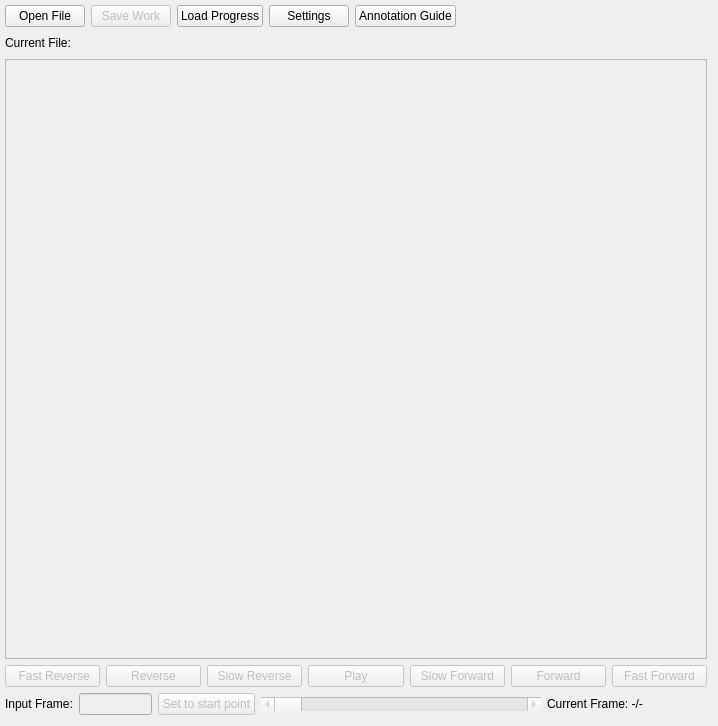
     <widget class="QWidget" name="LeftWidget" native="true">
      <property name="autoFillBackground">
       <bool>false</bool>
      </property>
      <layout class="QVBoxLayout" name="verticalLayout">
       <property name="leftMargin">
        <number>5</number>
       </property>
       <property name="topMargin">
        <number>5</number>
       </property>
       <item>
        <layout class="QHBoxLayout" name="horizontalLayout">
         <item>
          <widget class="QPushButton" name="openFileButton">
           <property name="text">
            <string>Open File</string>
           </property>
          </widget>
         </item>
         <item>
          <widget class="QPushButton" name="saveWorkButton">
           <property name="enabled">
            <bool>false</bool>
           </property>
           <property name="text">
            <string>Save Work</string>
           </property>
          </widget>
         </item>
         <item>
          <widget class="QPushButton" name="loadProgressButton">
           <property name="text">
            <string>Load Progress</string>
           </property>
          </widget>
         </item>
         <item>
          <widget class="QPushButton" name="settingsButton">
           <property name="text">
            <string>Settings</string>
           </property>
          </widget>
         </item>
         <item>
          <widget class="QPushButton" name="annotationGuideButton">
           <property name="text">
            <string>Annotation Guide</string>
           </property>
          </widget>
         </item>
         <item>
          <spacer name="horizontalSpacer">
           <property name="orientation">
            <enum>Qt::Horizontal</enum>
           </property>
           <property name="sizeHint" stdset="0">
            <size>
             <width>40</width>
             <height>20</height>
            </size>
           </property>
          </spacer>
         </item>
        </layout>
       </item>
       <item>
        <layout class="QHBoxLayout" name="horizontalLayout_7">
         <item>
          <widget class="QLabel" name="currentFileLabel">
           <property name="sizePolicy">
            <sizepolicy hsizetype="Preferred" vsizetype="Fixed">
             <horstretch>0</horstretch>
             <verstretch>0</verstretch>
            </sizepolicy>
           </property>
           <property name="text">
            <string>Current File:</string>
           </property>
          </widget>
         </item>
         <item>
          <spacer name="horizontalSpacer_5">
           <property name="orientation">
            <enum>Qt::Horizontal</enum>
           </property>
           <property name="sizeType">
            <enum>QSizePolicy::MinimumExpanding</enum>
           </property>
           <property name="sizeHint" stdset="0">
            <size>
             <width>40</width>
             <height>20</height>
            </size>
           </property>
          </spacer>
         </item>
        </layout>
       </item>
       <item>
        <widget class="GLViewWidget" name="skeletonGraph">
         <property name="enabled">
          <bool>false</bool>
         </property>
         <property name="minimumSize">
          <size>
           <width>600</width>
           <height>600</height>
          </size>
         </property>
        </widget>
       </item>
       <item>
        <layout class="QHBoxLayout" name="horizontalLayout_8">
         <item>
          <widget class="QPushButton" name="reverseFastButton">
           <property name="enabled">
            <bool>false</bool>
           </property>
           <property name="text">
            <string> Fast Reverse</string>
           </property>
          </widget>
         </item>
         <item>
          <widget class="QPushButton" name="reverseButton">
           <property name="enabled">
            <bool>false</bool>
           </property>
           <property name="text">
            <string>Reverse</string>
           </property>
          </widget>
         </item>
         <item>
          <widget class="QPushButton" name="reverseSlowButton">
           <property name="enabled">
            <bool>false</bool>
           </property>
           <property name="text">
            <string>Slow Reverse</string>
           </property>
          </widget>
         </item>
         <item>
          <widget class="QPushButton" name="playPauseButton">
           <property name="enabled">
            <bool>false</bool>
           </property>
           <property name="text">
            <string>Play</string>
           </property>
          </widget>
         </item>
         <item>
          <widget class="QPushButton" name="forwardSlowButton">
           <property name="enabled">
            <bool>false</bool>
           </property>
           <property name="text">
            <string>Slow Forward</string>
           </property>
          </widget>
         </item>
         <item>
          <widget class="QPushButton" name="forwardButton">
           <property name="enabled">
            <bool>false</bool>
           </property>
           <property name="text">
            <string>Forward</string>
           </property>
          </widget>
         </item>
         <item>
          <widget class="QPushButton" name="forwardFastButton">
           <property name="enabled">
            <bool>false</bool>
           </property>
           <property name="text">
            <string>Fast Forward</string>
           </property>
          </widget>
         </item>
        </layout>
       </item>
       <item>
        <layout class="QHBoxLayout" name="horizontalLayout_2">
         <item>
          <widget class="QLabel" name="label">
           <property name="sizePolicy">
            <sizepolicy hsizetype="Minimum" vsizetype="Fixed">
             <horstretch>0</horstretch>
             <verstretch>0</verstretch>
            </sizepolicy>
           </property>
           <property name="text">
            <string>Input Frame:</string>
           </property>
          </widget>
         </item>
         <item>
          <widget class="QLineEdit" name="currentFrameLineEdit">
           <property name="enabled">
            <bool>false</bool>
           </property>
           <property name="sizePolicy">
            <sizepolicy hsizetype="Preferred" vsizetype="Fixed">
             <horstretch>0</horstretch>
             <verstretch>0</verstretch>
            </sizepolicy>
           </property>
           <property name="maximumSize">
            <size>
             <width>73</width>
             <height>16777215</height>
            </size>
           </property>
           <property name="text">
            <string/>
           </property>
          </widget>
         </item>
         <item>
          <widget class="QPushButton" name="setStartPointButton">
           <property name="enabled">
            <bool>false</bool>
           </property>
           <property name="text">
            <string>Set to start point</string>
           </property>
          </widget>
         </item>
         <item>
          <widget class="QScrollBar" name="frameSlider">
           <property name="enabled">
            <bool>false</bool>
           </property>
           <property name="sizePolicy">
            <sizepolicy hsizetype="Expanding" vsizetype="Fixed">
             <horstretch>0</horstretch>
             <verstretch>0</verstretch>
            </sizepolicy>
           </property>
           <property name="minimumSize">
            <size>
             <width>280</width>
             <height>0</height>
            </size>
           </property>
           <property name="minimum">
            <number>1</number>
           </property>
           <property name="maximum">
            <number>100</number>
           </property>
           <property name="orientation">
            <enum>Qt::Horizontal</enum>
           </property>
          </widget>
         </item>
         <item>
          <widget class="QLabel" name="currentFrameLabel">
           <property name="sizePolicy">
            <sizepolicy hsizetype="Preferred" vsizetype="Fixed">
             <horstretch>0</horstretch>
             <verstretch>0</verstretch>
            </sizepolicy>
           </property>
           <property name="minimumSize">
            <size>
             <width>160</width>
             <height>0</height>
            </size>
           </property>
           <property name="text">
            <string>Current Frame: -/-</string>
           </property>
          </widget>
         </item>
        </layout>
       </item>
      </layout>
     </widget>
